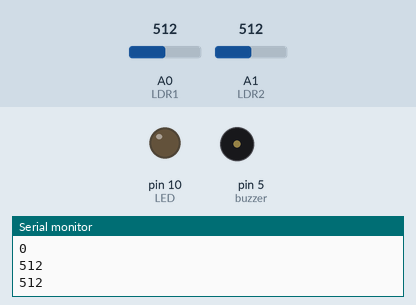
Recording of a sketch running on a simulated Arduino Uno, built with avr-gcc and run on an emulated ATmega328P. On the bench: output pins drawn as LEDs (lit = HIGH), buzzer (waves = sounding), the last lines printed to the serial monitor. The inputs (shaded band) are chosen by the test bench; at power-on: A0 (LDR1) = 512, A1 (LDR2) = 512.

Above: at 1.8 s.
1.9 s: A0 (LDR1) set to 213
3.4 s: A0 (LDR1) set to 190
At 4.3 s:
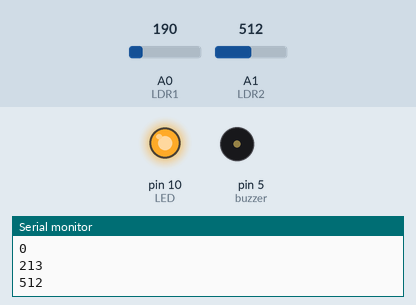
9.5 s: A0 (LDR1) set to 122
At 19.4 s:
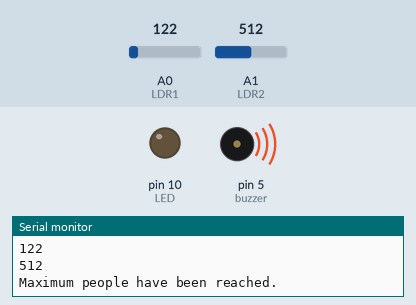
Timing chart, 0 to 20.5 s (numbered marks = the images above; inputs shaded):
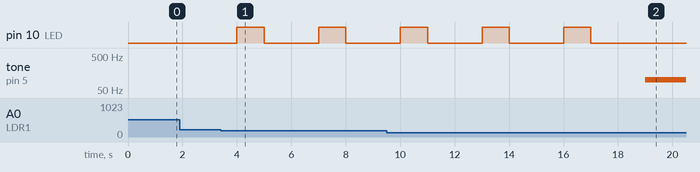

The sketch:

task2.ino
```cpp
#define LED 10
#define LDR1 A0
#define LDR2 A1
#define buzzer 5
int count = 0;
void setup() { Serial.begin(9600);
pinMode(LED,OUTPUT);
pinMode(LDR1,INPUT);
pinMode(LDR2,INPUT);
pinMode(buzzer,OUTPUT);
}
void loop() {
int LDRStatus1 = analogRead(LDR1);
int LDRStatus2 = analogRead(LDR2);
if (LDRStatus1 <= 200 && count < 6) {
  count++;
  digitalWrite(LED, HIGH);
  delay(1000);
  digitalWrite(LED, LOW);
  delay(1000);
  }
if (LDRStatus2 <= 200 && count != 0) {
  count--;
  }
if(count == 0 ){
    Serial.println("There are no people in the room.");
  }
  Serial.println(count);
  Serial.println(LDRStatus1);
  Serial.println(LDRStatus2);
  delay(1000);
if(count==5){
  Serial.println("Maximum people have been reached.");
  tone(buzzer, 100);
  delay(2000);
  noTone(buzzer);
  digitalWrite(LED, LOW);
  delay(500);
}
}
```

Measured:
- the behaviour switches between 201 and 200 on A0 (LDR1) (found by bisection; images 0 and 1)
- after the input at 3.4 s, pin 10 (LED): alternates HIGH for 1.0 s and LOW for 2.0 s, starting after 0.60 s
